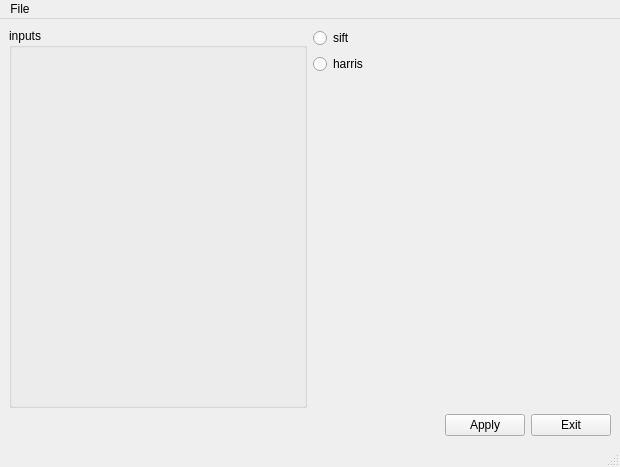
<?xml version="1.0" encoding="UTF-8"?>
<ui version="4.0">
 <class>MainWindow</class>
 <widget class="QMainWindow" name="MainWindow">
  <property name="geometry">
   <rect>
    <x>0</x>
    <y>0</y>
    <width>620</width>
    <height>467</height>
   </rect>
  </property>
  <property name="windowTitle">
   <string>MainWindow</string>
  </property>
  <widget class="QWidget" name="centralwidget">
   <layout class="QHBoxLayout" name="horizontalLayout_6">
    <item>
     <layout class="QVBoxLayout" name="verticalLayout_4">
      <item>
       <layout class="QHBoxLayout" name="horizontalLayout_5">
        <item>
         <layout class="QHBoxLayout" name="horizontalLayout_3">
          <item>
           <widget class="QGroupBox" name="groupBox">
            <property name="title">
             <string>inputs</string>
            </property>
            <layout class="QHBoxLayout" name="horizontalLayout_2">
             <item>
              <widget class="QLabel" name="inputImage">
               <property name="text">
                <string/>
               </property>
              </widget>
             </item>
            </layout>
           </widget>
          </item>
          <item>
           <layout class="QVBoxLayout" name="verticalLayout_3">
            <item>
             <layout class="QVBoxLayout" name="verticalLayout_2">
              <item>
               <layout class="QVBoxLayout" name="verticalLayout">
                <item>
                 <widget class="QRadioButton" name="siftOption">
                  <property name="text">
                   <string>sift</string>
                  </property>
                 </widget>
                </item>
                <item>
                 <widget class="QRadioButton" name="harrisOption">
                  <property name="text">
                   <string>harris</string>
                  </property>
                 </widget>
                </item>
                <item>
                 <widget class="QLabel" name="outputImage">
                  <property name="text">
                   <string/>
                  </property>
                 </widget>
                </item>
               </layout>
              </item>
             </layout>
            </item>
           </layout>
          </item>
         </layout>
        </item>
       </layout>
      </item>
      <item>
       <layout class="QHBoxLayout" name="horizontalLayout_4">
        <item>
         <spacer name="horizontalSpacer_2">
          <property name="orientation">
           <enum>Qt::Horizontal</enum>
          </property>
          <property name="sizeHint" stdset="0">
           <size>
            <width>40</width>
            <height>20</height>
           </size>
          </property>
         </spacer>
        </item>
        <item>
         <layout class="QHBoxLayout" name="horizontalLayout">
          <item>
           <widget class="QPushButton" name="applyButton">
            <property name="text">
             <string>Apply</string>
            </property>
           </widget>
          </item>
          <item>
           <widget class="QPushButton" name="exitButton">
            <property name="text">
             <string>Exit</string>
            </property>
           </widget>
          </item>
         </layout>
        </item>
       </layout>
      </item>
     </layout>
    </item>
   </layout>
  </widget>
  <widget class="QMenuBar" name="menubar">
   <property name="geometry">
    <rect>
     <x>0</x>
     <y>0</y>
     <width>620</width>
     <height>21</height>
    </rect>
   </property>
   <widget class="QMenu" name="menuFile">
    <property name="title">
     <string>File</string>
    </property>
    <addaction name="openAction"/>
   </widget>
   <addaction name="menuFile"/>
  </widget>
  <widget class="QStatusBar" name="statusbar"/>
  <action name="openAction">
   <property name="text">
    <string>Open</string>
   </property>
  </action>
 </widget>
 <resources/>
 <connections/>
</ui>
